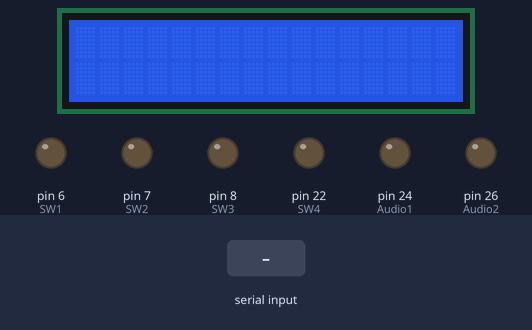
Bench run of a sketch on a simulated Arduino Mega 2560, built with avr-gcc and run on an emulated ATmega2560. Parts: 16×2 character LCD, output pins drawn as LEDs (lit = HIGH). The test bench sets the inputs (shaded band).

Above: at 1.2 s.
1.3 s: "a" received over Serial
At 1.9 s:
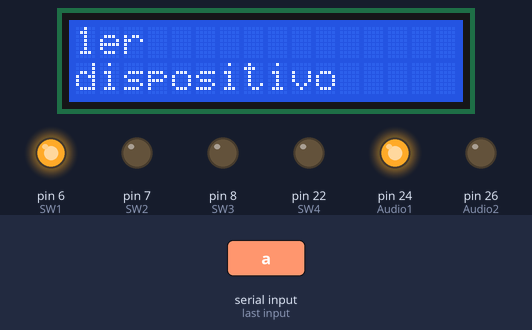
2.8 s: "b" received over Serial
At 4.0 s:
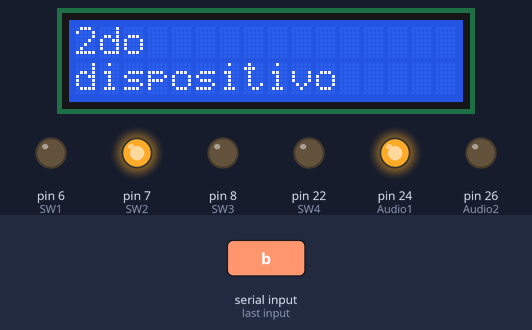
4.3 s: "d" received over Serial
At 5.2 s:
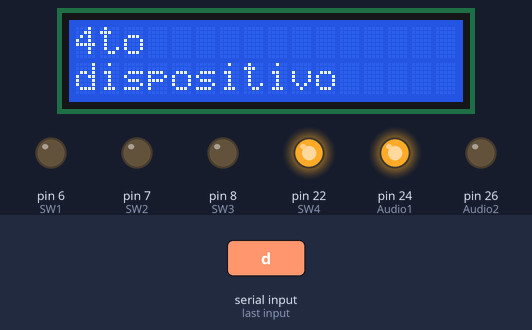
5.8 s: "c" received over Serial
At 6.4 s:
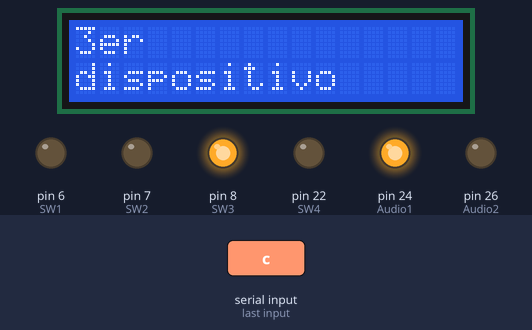
7.3 s: "e" received over Serial
At 8.5 s:
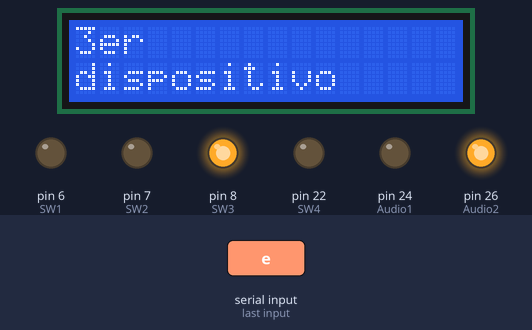
8.8 s: "a" received over Serial
At 10.0 s:
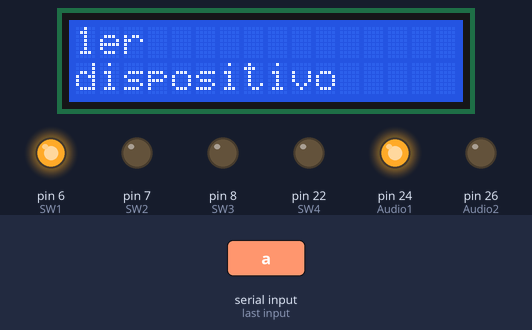
Timing chart, 0 to 11.3 s (numbered marks = the images above; inputs shaded):
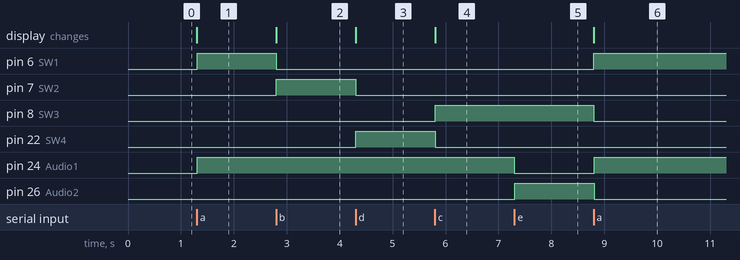

The sketch:

PCOM3co_a.ino
```cpp
#include <LiquidCrystal.h>    // Incluímos la libreria externa para poder utilizarla
#include <SoftwareSerial.h>   // Incluimos la librería  SoftwareSerial
// Lo primero is inicializar la librería indicando los pins de la interfaz
LiquidCrystal lcd(12, 9, 5, 4, 3, 2);
SoftwareSerial BT(10,11);    // Definimos los pines RX y TX del Arduino conectados al BT
// Definimos las constantes
#define COLS 16 // Columnas del LCD
#define ROWS 2 // Filas del LCD
// Configuramos los pines
const int SW1 = 6;
const int SW2 = 7;
const int SW3 = 8;
const int SW4 = 22;
const int Audio1 = 24;
const int Audio2 = 26;

String Dispositivo;
char recepcion;
void setup() {
  Serial.begin(9600); // set the baud rate
  BT.begin(9600);       // Inicializamos el UART para el BT
  pinMode(SW1, OUTPUT);
  pinMode(SW2, OUTPUT);
  pinMode(SW3, OUTPUT);
  pinMode(SW4, OUTPUT);
  pinMode(Audio1, OUTPUT);
  pinMode(Audio2, OUTPUT);
  // Configuramos las filas y las columnas del LCD en este caso 16 columnas y 2 filas
  lcd.begin(COLS, ROWS);
}

void loop() {
  recepcion = Serial.read();
  if(recepcion=='a'){
     Dispositivo = "1er";
     lcd.setCursor(0,0);
     lcd.print(Dispositivo);
     lcd.setCursor(0,1);
     lcd.print("dispositivo");
     digitalWrite(SW2, LOW);
     digitalWrite(SW3, LOW);
     digitalWrite(SW4, LOW);
     delay(2);
     digitalWrite(SW1, HIGH);
  }
  if(recepcion=='b'){
     Dispositivo = "2do";
     lcd.setCursor(0,0);
     lcd.print(Dispositivo);
     lcd.setCursor(0,1);
     lcd.print("dispositivo");
     digitalWrite(SW1, LOW);
     digitalWrite(SW3, LOW);
     digitalWrite(SW4, LOW);
     delay(2);
     digitalWrite(SW2, HIGH);
  }
  if(recepcion=='c'){
     Dispositivo = "3er";
     lcd.setCursor(0,0);
     lcd.print(Dispositivo);
     lcd.setCursor(0,1);
     lcd.print("dispositivo");
     digitalWrite(SW1, LOW);
     digitalWrite(SW2, LOW);
     digitalWrite(SW4, LOW);
     delay(2);
     digitalWrite(SW3, HIGH);
  }
  if(recepcion=='d'){
     Dispositivo = "4to";
     lcd.setCursor(0,0);
     lcd.print(Dispositivo);
     lcd.setCursor(0,1);
     lcd.print("dispositivo");
     digitalWrite(SW1, LOW);
     digitalWrite(SW2, LOW);
     digitalWrite(SW3, LOW);
     delay(2);
     digitalWrite(SW4, HIGH);
  }
  if(recepcion=='a' || recepcion=='b' || recepcion=='c' || recepcion=='d'){
     delay(2);
     digitalWrite(Audio2, LOW);
     delay(2);
     digitalWrite(Audio1, HIGH);
  }
  if(recepcion=='e'){
     delay(2);
     digitalWrite(Audio1, LOW);
     delay(2);
     digitalWrite(Audio2, HIGH);
  }
}
```

Measured:
- after the input at 1.3 s, pin 6 (SW1), pin 24 (Audio1): LOW → HIGH at once; the display: changes at once (image 1)
- after the input at 2.8 s, pin 6 (SW1): HIGH → LOW at once; pin 7 (SW2): LOW → HIGH at once; the display: changes at once (image 2)
- after the input at 4.3 s, pin 7 (SW2): HIGH → LOW at once; pin 22 (SW4): LOW → HIGH at once; the display: changes at once (image 3)
- after the input at 5.8 s, pin 8 (SW3): LOW → HIGH at once; pin 22 (SW4): HIGH → LOW at once; the display: changes at once (image 4)
- after the input at 7.3 s, pin 24 (Audio1): HIGH → LOW at once; pin 26 (Audio2): LOW → HIGH at once
- after the input at 8.8 s, pin 6 (SW1), pin 24 (Audio1): LOW → HIGH at once; pin 8 (SW3), pin 26 (Audio2): HIGH → LOW at once; the display: changes at once (image 6)
